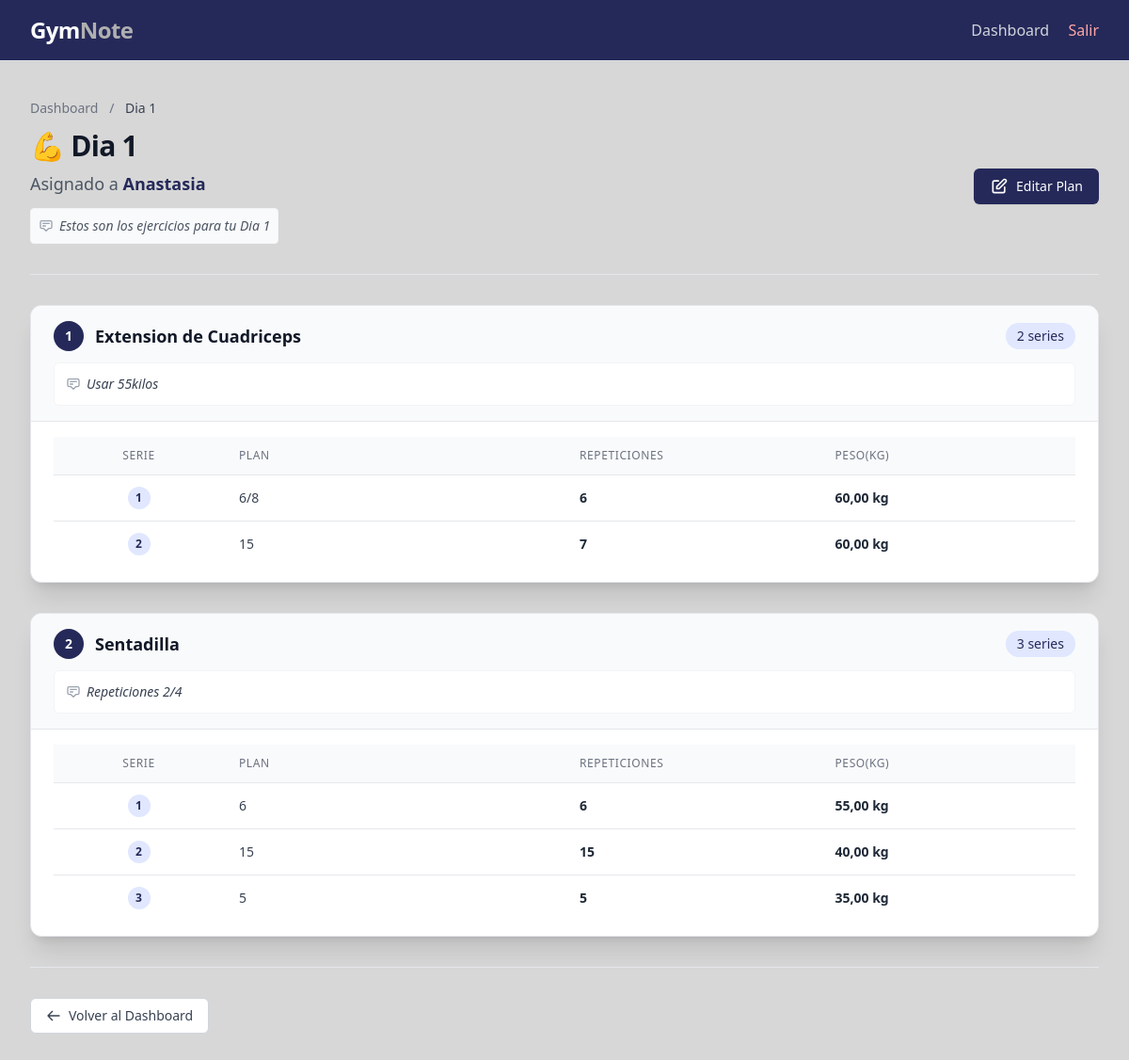
Page /entrenamiento/4/detalle/ (signed in) on the earlier database version.
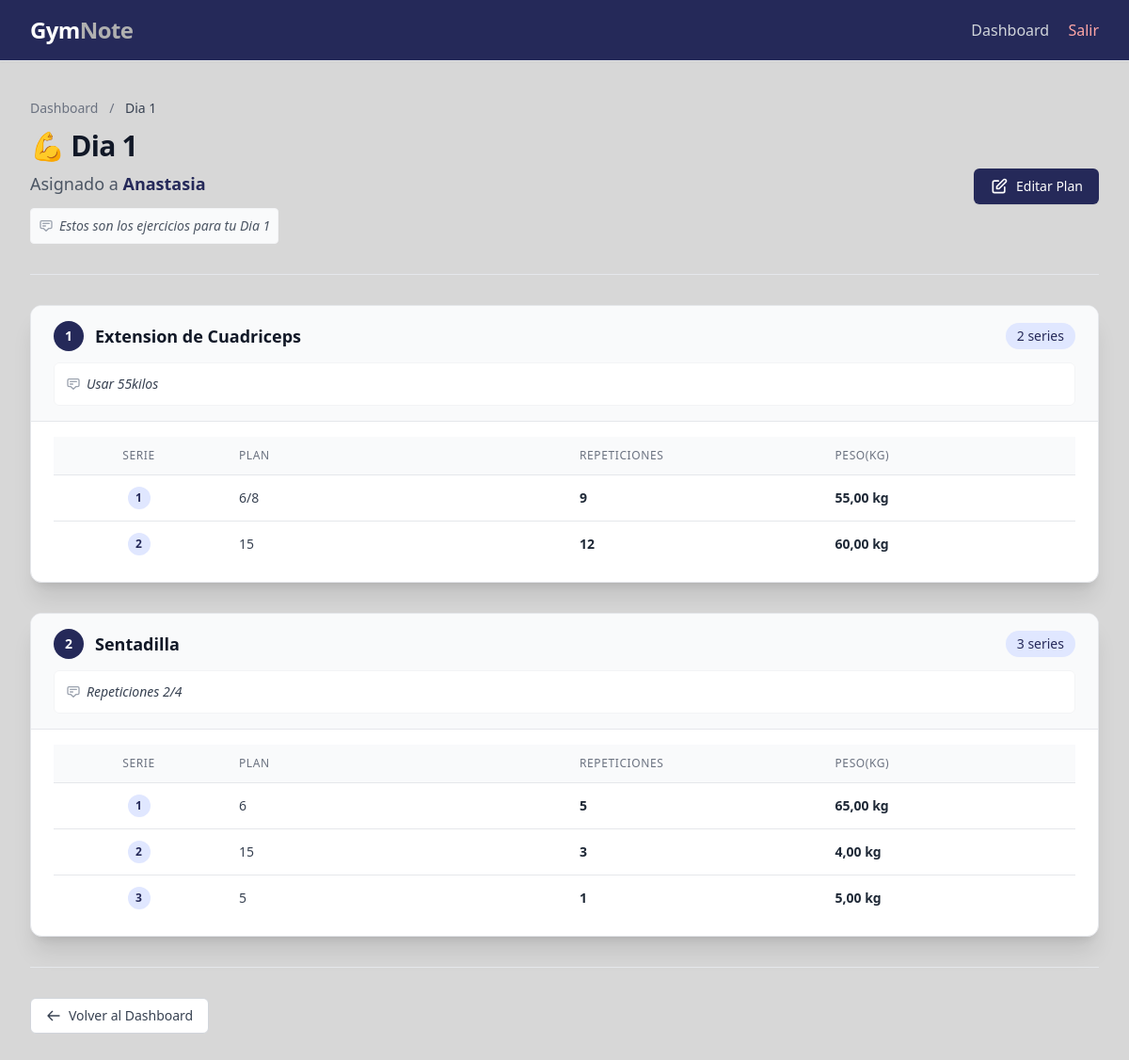
Same page on the later database version.
### core/models.py (models this page shows, shortened)
class Entrenamiento(models.Model):
    entrenador = models.ForeignKey(
        PerfilUsuario,
        on_delete=models.CASCADE,
        limit_choices_to={'tipo': 'entrenador'},  # Restringe la selección a usuarios con rol de entrenador.
        related_name='entrenamientos_creados'
    )
    atleta = models.ForeignKey(
        PerfilUsuario,
        on_delete=models.CASCADE,
        limit_choices_to={'tipo': 'atleta'},  # Restringe la selección a usuarios con rol de atleta.
        related_name='entrenamientos'
    )
    nombre = models.CharField(max_length=150, help_text="Nombre del entrenamiento")
    notas = models.TextField(blank=True, help_text="Notas o comentarios del entrenamiento")
    ejercicios = models.ManyToManyField(
        Ejercicio,
        through='DetalleEntrenamiento',
        related_name='entrenamientos'
    )
    created_at = models.DateTimeField(auto_now_add=True)
    updated_at = models.DateTimeField(auto_now=True)
    class Meta:
        verbose_name = "Entrenamiento"
        verbose_name_plural = "Entrenamientos"
        ordering = ["-created_at"]  # Orden descendente por fecha de creación.

class PerfilUsuario(models.Model):
    TIPO_USUARIO = [
        ('entrenador', 'Entrenador'),
        ('atleta', 'Atleta'),
    ]
    user = models.OneToOneField(
        User,
        on_delete=models.CASCADE,
        related_name='perfil'  # Permite acceder al perfil mediante user.perfil
    )
    tipo = models.CharField(max_length=20, choices=TIPO_USUARIO)
    nombre = models.CharField(max_length=100)
    email = models.EmailField(unique=True)
    peso = models.DecimalField(
        max_digits=5,
        decimal_places=2,
        null=True,
        blank=True,
        help_text="Peso en kilogramos (solo atletas)"
    )
    entrenador = models.ForeignKey(
        'self',
        on_delete=models.SET_NULL,
        null=True,
        blank=True,
        related_name='atletas',
        help_text="Entrenador asignado (solo para atletas)"
    )
    class Meta:
        verbose_name = "Perfil de Usuario"
        verbose_name_plural = "Perfiles de Usuarios"
        ordering = ["nombre"]

class DetalleEntrenamiento(models.Model):
    entrenamiento = models.ForeignKey(
        Entrenamiento,
        on_delete=models.CASCADE,
        related_name='detalles'
    )
    ejercicio = models.ForeignKey(
        Ejercicio,
        on_delete=models.CASCADE,
        related_name='detalles'
    )
    orden = models.PositiveIntegerField(
        default=0,
        blank=False,
        null=False,
        db_index=True,
        help_text="Posición del ejercicio en la rutina (1, 2, 3...)"
    )
    peso_recomendado = models.DecimalField(
        max_digits=5,
        decimal_places=2,
        blank=True,
        null=True,
        help_text="Peso recomendado por el entrenador (kg)"
    )
    notas = models.TextField(blank=True, help_text="Notas específicas sobre el ejercicio")
    video_atleta = models.FileField(
        upload_to="videos_atletas/",
        blank=True,
        null=True,
        help_text="Video subido por el atleta ejecutando el ejercicio"
    )
    created_at = models.DateTimeField(auto_now_add=True)
    updated_at = models.DateTimeField(auto_now=True)
    class Meta:
        verbose_name = "Detalle de Entrenamiento"
        verbose_name_plural = "Detalles de Entrenamientos"
        ordering = ["entrenamiento", "orden"]

class Ejercicio(models.Model):
    nombre = models.CharField(max_length=150)
    video = models.URLField(blank=True, null=True)
    created_at = models.DateTimeField(auto_now_add=True)
    uploaded_at = models.DateTimeField(auto_now_add=True)
    class Meta:
        verbose_name = "Ejercicio"
        verbose_name_plural = "Ejercicios"
        ordering = ["nombre"]

class SerieEjercicio(models.Model):
    detalle_entrenamiento = models.ForeignKey(
        DetalleEntrenamiento,
        on_delete=models.CASCADE,
        related_name='series'
    )
    entrenamiento = models.ForeignKey(
        Entrenamiento,
        on_delete=models.CASCADE,
        related_name='series',
        null=True,
        blank=True
    )
    numero_serie = models.PositiveIntegerField(help_text="Número de la serie dentro del ejercicio")
    repeticiones_o_rango = models.CharField(
        max_length=20,
        help_text="Repeticiones o rango (ej: '10' o '8-12')"
    )
    peso_real = models.DecimalField(
        max_digits=5,
        decimal_places=2,
        null=True,
        blank=True,
        verbose_name="Peso levantado (kg)"
    )
    repeticiones_reales = models.PositiveIntegerField(
        null=True,
        blank=True,
        verbose_name="Repeticiones realizadas"
    )
    created_at = models.DateTimeField(auto_now_add=True)
    updated_at = models.DateTimeField(auto_now=True)
    class Meta:
        verbose_name = "Serie de Ejercicio"
        verbose_name_plural = "Series de Ejercicios"
        ordering = ["detalle_entrenamiento", "numero_serie"]

### core/views.py (the view)
# urls.py: path('entrenamiento/<int:pk>/detalle/', EntrenamientoDetailView.as_view(), name='entrenamiento_detail'),
class EntrenamientoDetailView(LoginRequiredMixin, DetailView):
    model = Entrenamiento
    template_name = "core/entrenamientos/ver_detalle.html"
    context_object_name = "entrenamiento"
    def get_context_data(self, **kwargs):
        context = super().get_context_data(**kwargs)
        entrenamiento = self.get_object()
        atleta = entrenamiento.atleta
        ultimo_peso_subquery = SerieEjercicio.objects.filter(
            detalle_entrenamiento__ejercicio=OuterRef('ejercicio__pk'),
            entrenamiento__atleta=atleta,
            peso_real__isnull=False
        ).order_by(
            '-updated_at'
        ).values(
            'peso_real'
        )[:1]
        detalles = entrenamiento.detalles.order_by('orden').select_related('ejercicio').annotate(
            ultimo_peso_utilizado=Subquery(
                ultimo_peso_subquery,
                output_field=DecimalField() # Especificamos el tipo de dato
            )
        ).prefetch_related('series') # Hacemos prefetch de las series del plan actual
        context["detalles"] = detalles
        return context

### templates/core/entrenamientos/ver_detalle.html (shortened to what this page needs)
{% extends "base.html" %}
{% block content %}
<div class="max-w-7xl mx-auto">
    <header class="mb-8">
        <nav class="text-sm mb-3 text-gray-500">
            <a href="{% url 'dashboard' %}" class="hover:text-primary">Dashboard</a>
            <span class="mx-2">/</span>
            <span class="text-gray-700 font-medium">{{ entrenamiento.nombre }}</span>
        </nav>
        <div class="flex flex-col sm:flex-row justify-between items-start sm:items-center">
            <div>
                <h1 class="text-3xl font-extrabold text-gray-900 tracking-tight flex items-center">
                    💪 {{ entrenamiento.nombre }}
                </h1>
                <p class="mt-2 text-lg text-gray-600">
                    Asignado a <span class="font-semibold text-primary">{{ entrenamiento.atleta.nombre }}</span>
                </p>
                {% if entrenamiento.notas %}
                    <div class="mt-3 text-sm text-gray-600 italic flex items-start bg-gray-50 p-2 rounded border border-gray-100 max-w-lg">
                        <span>{{ entrenamiento.notas }}</span>
                    </div>
                {% endif %}
            </div>
            <div class="mt-4 sm:mt-0">
                <a href="{% url 'entrenamiento_update' pk=entrenamiento.pk %}"
                   class="inline-flex items-center px-4 py-2 border border-transparent text-sm font-medium rounded-md shadow-sm text-white bg-primary hover:bg-indigo-700 transition duration-150">
                    <svg class="w-5 h-5 mr-2" fill="none" stroke="currentColor" viewBox="0 0 24 24">
                        <path stroke-linecap="round" stroke-linejoin="round" stroke-width="2" d="M11 5H6a2 2 0 00-2 2v11a2 2 0 002 2h11a2 2 0 002-2v-5m-1.414-9.414a2 2 0 112.828 2.828L11.828 15H9v-2.828l8.586-8.586z" />
                    </svg>
                    Editar Plan
                </a>
            </div>
        </div>
    </header>
    <hr class="border-gray-200 my-8">
    <div class="space-y-8">
        {% for detalle in detalles %}
            <div class="bg-white shadow-xl rounded-xl overflow-hidden border border-gray-200">
                <div class="px-6 py-4 bg-gray-50 border-b border-gray-200">
                    <div class="flex items-center justify-between">
                        <div class="flex items-center space-x-3">
                            <span class="inline-flex items-center justify-center h-8 w-8 rounded-full bg-primary text-white font-bold text-sm">
                                {{ forloop.counter }}
                            </span>
                            <div>
                                <h3 class="text-lg font-bold text-gray-900">
                                    {{ detalle.ejercicio.nombre }}
                                </h3>
                            </div>
                        </div>
                        <span class="inline-flex items-center px-3 py-1 rounded-full text-sm font-medium bg-indigo-100 text-primary">
                            {{ detalle.series.count }} serie{{ detalle.series.count|pluralize }}
                        </span>
                    </div>
                    {% if detalle.notas %}
                        <div class="mt-3 p-3 bg-white rounded-md border border-gray-100 text-sm text-gray-700 italic flex items-start">
                            <svg class="w-4 h-4 mr-1.5 text-gray-400 flex-shrink-0 mt-0.5" fill="none" stroke="currentColor" viewBox="0 0 24 24"><path stroke-linecap="round" stroke-linejoin="round" stroke-width="2" d="M7 8h10M7 12h4m1 8l-4-4H5a2 2 0 01-2-2V6a2 2 0 012-2h14a2 2 0 012 2v8a2 2 0 01-2 2h-3l-4 4z"></path></svg>
                            <span>{{ detalle.notas }}</span>
                        </div>
                    {% endif %}
                </div>
                <div class="px-6 py-4">
                    {% if detalle.series.all %}
                        <table class="min-w-full divide-y divide-gray-200">
                                    <thead class="bg-gray-50">
                                        <tr>
                                            <th class="px-4 py-3 text-center text-xs font-medium text-gray-500 uppercase tracking-wider w-2/12">
                                                Serie
                                            </th>
                                            <th class="px-4 py-3 text-left text-xs font-medium text-gray-500 uppercase tracking-wider w-4/12">
                                                Plan
                                            </th>
                                            <th class="px-4 py-3 text-left text-xs font-medium text-gray-500 uppercase tracking-wider w-3/12">
                                                Repeticiones
                                            </th>
                                            <th class="px-4 py-3 text-left text-xs font-medium text-gray-500 uppercase tracking-wider w-3/12">
                                                Peso(kg)
                                            </th>
                                        </tr>
                                    </thead>
                                    <tbody class="bg-white divide-y divide-gray-200">
                                        {% for serie in detalle.series.all|dictsort:"numero_serie" %}
                                            <tr class="hover:bg-gray-50">
                                                <td class="px-4 py-3 whitespace-nowrap text-sm font-medium text-center">
                                                    <span class="inline-flex items-center justify-center h-6 w-6 rounded-full bg-indigo-100 text-primary font-bold text-xs">
                                                        {{ serie.numero_serie }}
                                                    </span>
                                                </td>
                                                <td class="px-4 py-3 whitespace-nowrap text-sm text-gray-700 text-left font-medium">
                                                    {{ serie.repeticiones_o_rango }}
                                                </td>
                                                <td class="px-4 py-3 whitespace-nowrap text-sm text-left">
                                                    {% if serie.repeticiones_reales is not None %}
                                                        <span class="font-semibold text-gray-800">{{ serie.repeticiones_reales }}</span>
                                                    {% else %}
                                                        <span class="text-gray-400 italic">No registradas</span>
                                                    {% endif %}
                                                </td>
                                                <td class="px-4 py-3 whitespace-nowrap text-sm text-left">
                                                    {% if serie.peso_real is not None %}
                                                        <span class="font-semibold text-gray-800">{{ serie.peso_real }} kg</span>
                                                    {% else %}
                                                        <span class="text-gray-400 italic">No registrado</span>
                                                    {% endif %}
                                                </td>
                                            </tr>
                                        {% endfor %}
                                    </tbody>
                                </table>
                    {% endif %}
                </div>
            </div> {% endfor %}
    </div>
    <hr class="border-gray-200 my-8">
    <div class="mt-8">
        <a href="{% url 'dashboard' %}"
           class="inline-flex items-center px-4 py-2 border border-gray-300 text-sm font-medium rounded-md text-gray-700 bg-white hover:bg-gray-50 transition duration-150">
            <svg class="w-4 h-4 mr-2" fill="none" stroke="currentColor" viewBox="0 0 24 24">
                <path stroke-linecap="round" stroke-linejoin="round" stroke-width="2" d="M10 19l-7-7m0 0l7-7m-7 7h18" />
            </svg>
            Volver al Dashboard
        </a>
    </div>
</div>
{% endblock content %}

### templates/base.html (shortened to what this page needs)
<!DOCTYPE html>
<html lang="es" class="h-full bg-[#D7D7D7]">
<head>
    <script src="https://cdn.tailwindcss.com"></script>
</head>
<body class="h-full antialiased font-sans">
    {% block main_wrapper %}
        <header class="bg-[#252959] shadow-sm border-b border-gray-200">
            <div class="max-w-7xl mx-auto py-4 px-4 sm:px-6 lg:px-8 flex justify-between items-center">
                <h1 class="text-2xl font-bold text-white tracking-tight">
     <a href="{% url 'dashboard' %}">Gym<span class="text-[#B0B0B0]">Note</span></a>
 </h1>
                <nav class="space-x-4">
                    {% if user.is_authenticated %}
                        <a href="{% url 'dashboard' %}" class="text-gray-300 hover:text-white transition">Dashboard</a>
                        <a href="{% url 'logout' %}" class="text-red-300 hover:text-red-400 transition">Salir</a>
                    {% else %}
                        <a href="{% url 'login' %}" class="text-gray-300 hover:text-white transition">Acceder</a>
                        <a href="{% url 'registro' %}" class="bg-primary text-white py-1.5 px-4 rounded-md hover:bg-indigo-700 transition">Regístrate</a>
                    {% endif %}
                </nav>
            </div>
        </header>
        <main class="py-10">
            <div class="max-w-7xl mx-auto sm:px-6 lg:px-8">
                {% block content %}
                {% endblock %}
            </div>
        </main>
    {% endblock main_wrapper %}
</body>
</html>

Differences in the rows shown:
changed SerieEjercicio (number 1 of 5 on the later page): repeticiones_reales "6" → "9"; peso_real "60,00" → "55,00"
changed SerieEjercicio (number 2 of 5 on the later page): repeticiones_reales "7" → "12"
changed SerieEjercicio (number 3 of 5 on the later page): repeticiones_reales "6" → "5"; peso_real "55,00" → "65,00"
changed SerieEjercicio (number 4 of 5 on the later page): repeticiones_reales "15" → "3"; peso_real "40,00" → "4,00"
changed SerieEjercicio (number 5 of 5 on the later page): repeticiones_reales "5" → "1"; peso_real "35,00" → "5,00"
